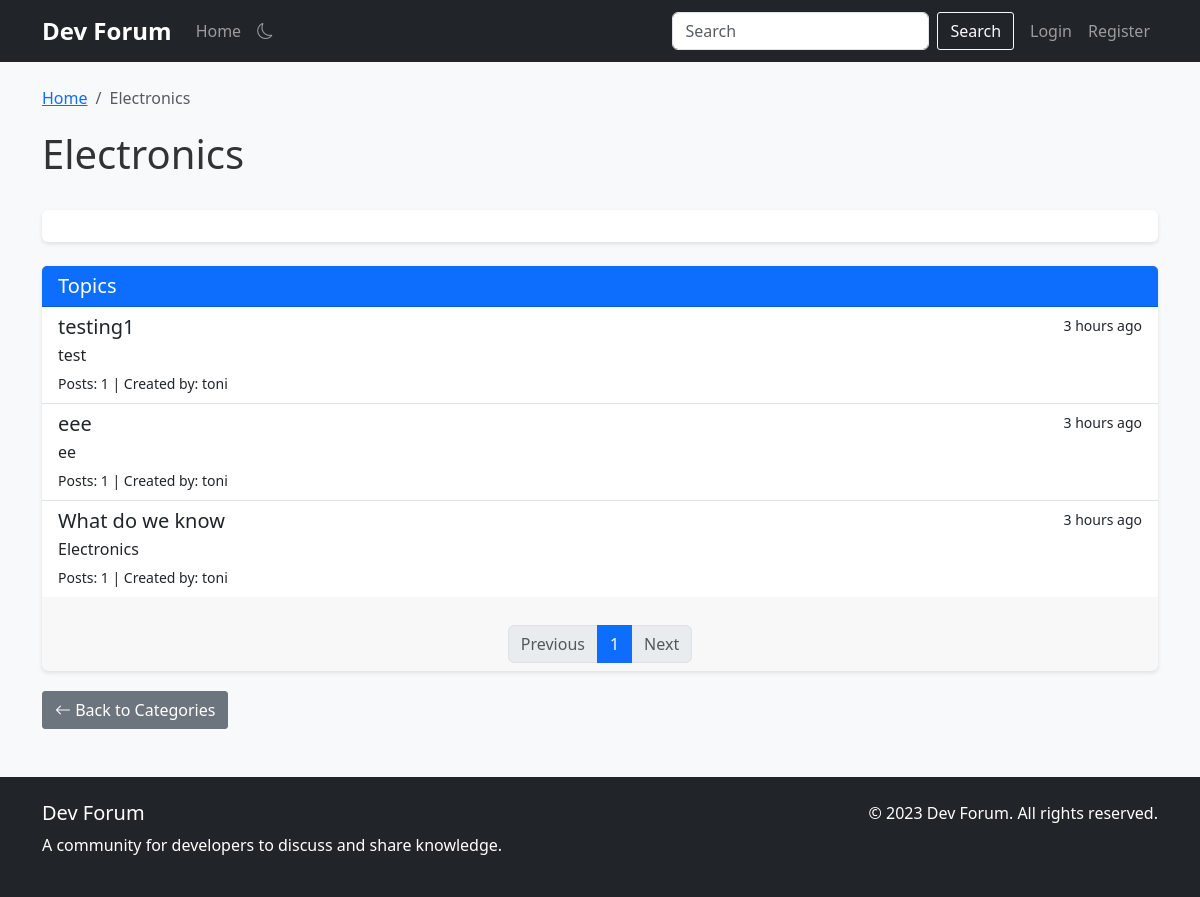
/category/6/page/1, run on the app's committed database.
### app.py (models this page shows, shortened)
class Category(db.Model):
    id = db.Column(db.Integer, primary_key=True)
    name = db.Column(db.String(100), nullable=False, index=True)
    description = db.Column(db.Text, nullable=True)
    topics = db.relationship('Topic', backref='category', lazy='dynamic', cascade='all, delete-orphan')

class Topic(db.Model):
    id = db.Column(db.Integer, primary_key=True)
    title = db.Column(db.String(100), nullable=False, index=True)
    description = db.Column(db.Text, nullable=True)
    created_at = db.Column(db.DateTime, default=datetime.utcnow, index=True)
    category_id = db.Column(db.Integer, db.ForeignKey('category.id'), nullable=False, index=True)
    posts = db.relationship('Post', backref='topic', lazy='dynamic', cascade='all, delete-orphan')

class User(db.Model, UserMixin):
    id = db.Column(db.Integer, primary_key=True)
    username = db.Column(db.String(80), unique=True, nullable=False, index=True)
    email = db.Column(db.String(120), unique=True, nullable=False, index=True)
    password_hash = db.Column(db.String(128))
    bio = db.Column(db.Text, nullable=True)
    join_date = db.Column(db.DateTime, default=datetime.utcnow, index=True)
    is_admin = db.Column(db.Boolean, default=False)
    posts = db.relationship('Post', backref='author', lazy='dynamic', cascade='all, delete-orphan')
    comments = db.relationship('Comment', backref='author', lazy='dynamic', cascade='all, delete-orphan')

### app.py (the view)
@app.route('/category/<int:category_id>')
@app.route('/category/<int:category_id>/page/<int:page>')
@cache.cached(timeout=60, query_string=True)
def category(category_id, page=1):
    category = Category.query.get_or_404(category_id)
    topics = Topic.query.filter_by(category_id=category_id).order_by(Topic.created_at.desc()).paginate(
        page=page, per_page=app.config['TOPICS_PER_PAGE'], error_out=False)
    return render_template('category.html', category=category, topics=topics)

### app.py (called while the page is built)
@app.template_filter('time_since')
def time_since(dt):
    now = datetime.utcnow()
    diff = now - dt
    if diff.days > 365:
        years = diff.days // 365
        return f"{years} year{'s' if years > 1 else ''} ago"
    elif diff.days > 30:
        months = diff.days // 30
        return f"{months} month{'s' if months > 1 else ''} ago"
    elif diff.days > 0:
        return f"{diff.days} day{'s' if diff.days > 1 else ''} ago"
    elif diff.seconds > 3600:
        hours = diff.seconds // 3600
        return f"{hours} hour{'s' if hours > 1 else ''} ago"
    elif diff.seconds > 60:
        minutes = diff.seconds // 60
        return f"{minutes} minute{'s' if minutes > 1 else ''} ago"
    else:
        return "just now"

@app.context_processor
def utility_processor():
    def recent_topics(limit=5):
        return Topic.query.order_by(Topic.created_at.desc()).limit(limit).all()
    def recent_posts(limit=5):
        return Post.query.order_by(Post.created_at.desc()).limit(limit).all()
    def user_count():
        return User.query.count()
    def topic_count():
        return Topic.query.count()
    def post_count():
        return Post.query.count()
    return {
        'recent_topics': recent_topics,
        'recent_posts': recent_posts,
        'user_count': user_count,
        'topic_count': topic_count,
        'post_count': post_count
    }

### templates/category.html (shortened to what this page needs)
{% extends "base.html" %}
{% block content %}
<div class="row">
    <div class="col-md-12">
        <nav aria-label="breadcrumb">
            <ol class="breadcrumb">
                <li class="breadcrumb-item"><a href="{{ url_for('index') }}">Home</a></li>
                <li class="breadcrumb-item active" aria-current="page">{{ category.name }}</li>
            </ol>
        </nav>
        <div class="d-flex justify-content-between align-items-center mb-4">
            <h1>{{ category.name }}</h1>
        </div>
        <div class="card mb-4">
            <div class="card-body">
            </div>
        </div>
        <div class="card">
            <div class="card-header bg-primary text-white">
                <h5 class="mb-0">Topics</h5>
            </div>
            <div class="list-group list-group-flush">
                {% for topic in topics.items %}
                <a href="{{ url_for('topic', topic_id=topic.id) }}" class="list-group-item list-group-item-action">
                    <div class="d-flex w-100 justify-content-between">
                        <h5 class="mb-1">{{ topic.title }}</h5>
                        <small>{{ topic.created_at|time_since }}</small>
                    </div>
                    {% if topic.description %}
                    <p class="mb-1">{{ topic.description }}</p>
                    {% endif %}
                    <small>
                        Posts: {{ topic.posts.count() }} |
                        Created by: {{ topic.posts.first().author.username if topic.posts.first() else 'Unknown' }}
                    </small>
                </a>
                {% endfor %}
            </div>
            {% if topics.items %}
            <div class="card-footer">
                <nav aria-label="Topics pagination">
                    <ul class="pagination justify-content-center mb-0">
                        {% if topics.has_prev %}
                        <li class="page-item">
                            <a class="page-link" href="{{ url_for('category', category_id=category.id, page=topics.prev_num) }}">Previous</a>
                        </li>
                        {% else %}
                        <li class="page-item disabled">
                            <span class="page-link">Previous</span>
                        </li>
                        {% endif %}
                        {% for page_num in topics.iter_pages(left_edge=1, right_edge=1, left_current=2, right_current=2) %}
                            {% if page_num %}
                                {% if page_num == topics.page %}
                                <li class="page-item active">
                                    <span class="page-link">{{ page_num }}</span>
                                </li>
                                {% else %}
                                <li class="page-item">
                                    <a class="page-link" href="{{ url_for('category', category_id=category.id, page=page_num) }}">{{ page_num }}</a>
                                </li>
                                {% endif %}
                            {% else %}
                                <li class="page-item disabled">
                                    <span class="page-link">...</span>
                                </li>
                            {% endif %}
                        {% endfor %}
                        {% if topics.has_next %}
                        <li class="page-item">
                            <a class="page-link" href="{{ url_for('category', category_id=category.id, page=topics.next_num) }}">Next</a>
                        </li>
                        {% else %}
                        <li class="page-item disabled">
                            <span class="page-link">Next</span>
                        </li>
                        {% endif %}
                    </ul>
                </nav>
            </div>
            {% endif %}
        </div>
        <div class="mt-3">
            <a href="{{ url_for('index') }}" class="btn btn-secondary">
                <i class="bi bi-arrow-left"></i> Back to Categories
            </a>
        </div>
    </div>
</div>
{% endblock %}

### static/css/style.css (style rules this page uses)
body { font-family: 'Segoe UI', Tahoma, Geneva, Verdana, sans-serif; background-color: #f8f9fa; color: #333; }
.card { box-shadow: 0 2px 4px rgba(0, 0, 0, 0.1); border: none; margin-bottom: 20px; }
.card-header { font-weight: bold; }
.breadcrumb { background-color: transparent; padding: 0; margin-bottom: 20px; }
.btn { border-radius: 3px; }
.pagination { justify-content: center; margin-top: 20px; }

### data on the page
Category: name "Electronics"
Topic: title "testing1", created_at "3 hours ago", description "test", posts.count "1", posts.first "toni"
Topic: title "eee", created_at "3 hours ago", description "ee", posts.count "1", posts.first "toni"
Topic: title "What do we know", created_at "3 hours ago", description "Electronics", posts.count "1", posts.first "toni"

### other printed values
{{ page_num }} "1"
